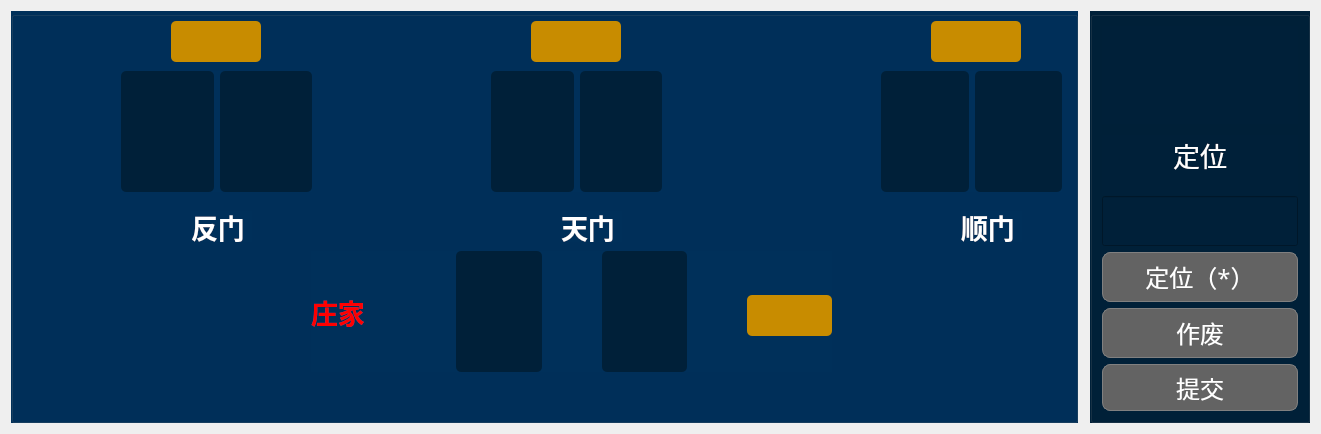
   <widget class="QWidget" name="layoutWidget">
    <property name="geometry">
     <rect>
      <x>20</x>
      <y>490</y>
      <width>1321</width>
      <height>434</height>
     </rect>
    </property>
    <layout class="QHBoxLayout" name="horizontalLayout_19">
     <item>
      <widget class="QGroupBox" name="groupBox_4">
       <property name="enabled">
        <bool>true</bool>
       </property>
       <property name="maximumSize">
        <size>
         <width>1481</width>
         <height>511</height>
        </size>
       </property>
       <property name="font">
        <font>
         <pointsize>22</pointsize>
        </font>
       </property>
       <property name="styleSheet">
        <string notr="true">background-color: rgb(0, 48, 90);</string>
       </property>
       <property name="title">
        <string/>
       </property>
       <widget class="QLabel" name="xian3_result">
        <property name="geometry">
         <rect>
          <x>160</x>
          <y>10</y>
          <width>90</width>
          <height>41</height>
         </rect>
        </property>
        <property name="minimumSize">
         <size>
          <width>81</width>
          <height>41</height>
         </size>
        </property>
        <property name="maximumSize">
         <size>
          <width>120</width>
          <height>60</height>
         </size>
        </property>
        <property name="font">
         <font>
          <pointsize>22</pointsize>
         </font>
        </property>
        <property name="styleSheet">
         <string notr="true">border-radius:5px;
background-color: rgb(200, 140, 0);</string>
        </property>
        <property name="text">
         <string/>
        </property>
        <property name="alignment">
         <set>Qt::AlignCenter</set>
        </property>
       </widget>
       <widget class="QLabel" name="xian2_result">
        <property name="geometry">
         <rect>
          <x>520</x>
          <y>10</y>
          <width>90</width>
          <height>41</height>
         </rect>
        </property>
        <property name="font">
         <font>
          <pointsize>22</pointsize>
         </font>
        </property>
        <property name="styleSheet">
         <string notr="true">border-radius:5px;
background-color: rgb(200, 140, 0);</string>
        </property>
        <property name="text">
         <string/>
        </property>
        <property name="alignment">
         <set>Qt::AlignCenter</set>
        </property>
       </widget>
       <widget class="QWidget" name="layoutWidget_2">
        <property name="geometry">
         <rect>
          <x>480</x>
          <y>60</y>
          <width>171</width>
          <height>121</height>
         </rect>
        </property>
        <layout class="QHBoxLayout" name="horizontalLayout_8">
         <item>
          <widget class="QLabel" name="two_two_pic">
           <property name="minimumSize">
            <size>
             <width>67</width>
             <height>99</height>
            </size>
           </property>
           <property name="styleSheet">
            <string notr="true">border-radius:5px;
background-color: rgb(0, 32, 57);</string>
           </property>
           <property name="text">
            <string/>
           </property>
          </widget>
         </item>
         <item>
          <widget class="QLabel" name="two_one_pic">
           <property name="minimumSize">
            <size>
             <width>67</width>
             <height>99</height>
            </size>
           </property>
           <property name="styleSheet">
            <string notr="true">border-radius:5px;
background-color: rgb(0, 32, 57);</string>
           </property>
           <property name="text">
            <string/>
           </property>
          </widget>
         </item>
        </layout>
       </widget>
       <widget class="QLabel" name="xian1_result">
        <property name="geometry">
         <rect>
          <x>920</x>
          <y>10</y>
          <width>90</width>
          <height>41</height>
         </rect>
        </property>
        <property name="font">
         <font>
          <pointsize>22</pointsize>
         </font>
        </property>
        <property name="styleSheet">
         <string notr="true">border-radius:5px;
background-color: rgb(200, 140, 0);</string>
        </property>
        <property name="text">
         <string/>
        </property>
        <property name="alignment">
         <set>Qt::AlignCenter</set>
        </property>
       </widget>
       <widget class="QWidget" name="layoutWidget_4">
        <property name="geometry">
         <rect>
          <x>870</x>
          <y>60</y>
          <width>181</width>
          <height>121</height>
         </rect>
        </property>
        <layout class="QHBoxLayout" name="horizontalLayout_11">
         <item>
          <widget class="QLabel" name="one_two_pic">
           <property name="minimumSize">
            <size>
             <width>67</width>
             <height>99</height>
            </size>
           </property>
           <property name="styleSheet">
            <string notr="true">border-radius:5px;
background-color: rgb(0, 32, 57);</string>
           </property>
           <property name="text">
            <string/>
           </property>
          </widget>
         </item>
         <item>
          <widget class="QLabel" name="one_one_pic">
           <property name="minimumSize">
            <size>
             <width>67</width>
             <height>99</height>
            </size>
           </property>
           <property name="styleSheet">
            <string notr="true">border-radius:5px;
background-color: rgb(0, 32, 57);</string>
           </property>
           <property name="text">
            <string/>
           </property>
          </widget>
         </item>
        </layout>
       </widget>
       <widget class="QLabel" name="label_xian3">
        <property name="geometry">
         <rect>
          <x>180</x>
          <y>200</y>
          <width>61</width>
          <height>31</height>
         </rect>
        </property>
        <property name="font">
         <font>
          <pointsize>20</pointsize>
          <weight>75</weight>
          <bold>true</bold>
         </font>
        </property>
        <property name="styleSheet">
         <string notr="true">color: rgb(255, 255, 255);</string>
        </property>
        <property name="text">
         <string>反门</string>
        </property>
       </widget>
       <widget class="QLabel" name="label_xian2">
        <property name="geometry">
         <rect>
          <x>550</x>
          <y>200</y>
          <width>61</width>
          <height>31</height>
         </rect>
        </property>
        <property name="font">
         <font>
          <pointsize>20</pointsize>
          <weight>75</weight>
          <bold>true</bold>
         </font>
        </property>
        <property name="styleSheet">
         <string notr="true">color: rgb(255, 255, 255);</string>
        </property>
        <property name="text">
         <string>天门</string>
        </property>
       </widget>
       <widget class="QLabel" name="label_xian1">
        <property name="geometry">
         <rect>
          <x>950</x>
          <y>200</y>
          <width>61</width>
          <height>31</height>
         </rect>
        </property>
        <property name="font">
         <font>
          <pointsize>20</pointsize>
          <weight>75</weight>
          <bold>true</bold>
         </font>
        </property>
        <property name="styleSheet">
         <string notr="true">color: rgb(255, 255, 255);</string>
        </property>
        <property name="text">
         <string>顺门</string>
        </property>
       </widget>
       <widget class="QWidget" name="layoutWidget">
        <property name="geometry">
         <rect>
          <x>300</x>
          <y>240</y>
          <width>521</width>
          <height>121</height>
         </rect>
        </property>
        <layout class="QHBoxLayout" name="horizontalLayout_18">
         <property name="spacing">
          <number>60</number>
         </property>
         <item>
          <widget class="QLabel" name="label_zhuang">
           <property name="font">
            <font>
             <pointsize>20</pointsize>
             <weight>75</weight>
             <bold>true</bold>
            </font>
           </property>
           <property name="styleSheet">
            <string notr="true">color: rgb(255, 0, 0);</string>
           </property>
           <property name="text">
            <string>庄家</string>
           </property>
          </widget>
         </item>
         <item>
          <widget class="QLabel" name="zhuang_two_pic">
           <property name="minimumSize">
            <size>
             <width>77</width>
             <height>119</height>
            </size>
           </property>
           <property name="styleSheet">
            <string notr="true">border-radius:5px;
background-color: rgb(0, 32, 57);</string>
           </property>
           <property name="text">
            <string/>
           </property>
          </widget>
         </item>
         <item>
          <widget class="QLabel" name="zhuang_one_pic">
           <property name="minimumSize">
            <size>
             <width>77</width>
             <height>119</height>
            </size>
           </property>
           <property name="styleSheet">
            <string notr="true">border-radius:5px;
background-color: rgb(0, 32, 57);</string>
           </property>
           <property name="text">
            <string/>
           </property>
          </widget>
         </item>
         <item>
          <widget class="QLabel" name="zhuang_result">
           <property name="minimumSize">
            <size>
             <width>81</width>
             <height>41</height>
            </size>
           </property>
           <property name="maximumSize">
            <size>
             <width>91</width>
             <height>32</height>
            </size>
           </property>
           <property name="font">
            <font>
             <pointsize>22</pointsize>
            </font>
           </property>
           <property name="styleSheet">
            <string notr="true">border-radius:5px;
background-color: rgb(200, 140, 0);</string>
           </property>
           <property name="text">
            <string/>
           </property>
           <property name="alignment">
            <set>Qt::AlignCenter</set>
           </property>
          </widget>
         </item>
        </layout>
       </widget>
       <widget class="QWidget" name="layoutWidget">
        <property name="geometry">
         <rect>
          <x>110</x>
          <y>60</y>
          <width>191</width>
          <height>121</height>
         </rect>
        </property>
        <layout class="QHBoxLayout" name="horizontalLayout_6">
         <item>
          <widget class="QLabel" name="three_two_pic">
           <property name="minimumSize">
            <size>
             <width>67</width>
             <height>99</height>
            </size>
           </property>
           <property name="styleSheet">
            <string notr="true">border-radius:5px;
background-color: rgb(0, 32, 57);</string>
           </property>
           <property name="text">
            <string/>
           </property>
          </widget>
         </item>
         <item>
          <widget class="QLabel" name="three_one_pic">
           <property name="minimumSize">
            <size>
             <width>67</width>
             <height>99</height>
            </size>
           </property>
           <property name="styleSheet">
            <string notr="true">border-radius:5px;
background-color: rgb(0, 32, 57);</string>
           </property>
           <property name="text">
            <string/>
           </property>
          </widget>
         </item>
        </layout>
       </widget>
      </widget>
     </item>
     <item>
      <widget class="QLineEdit" name="lineEdit">
       <property name="maximumSize">
        <size>
         <width>0</width>
         <height>0</height>
        </size>
       </property>
       <property name="cursor">
        <cursorShape>BlankCursor</cursorShape>
       </property>
      </widget>
     </item>
     <item>
      <widget class="QGroupBox" name="groupBox_5">
       <property name="maximumSize">
        <size>
         <width>220</width>
         <height>511</height>
        </size>
       </property>
       <property name="styleSheet">
        <string notr="true">background-color: rgb(0, 32, 57);</string>
       </property>
       <property name="title">
        <string/>
       </property>
       <layout class="QVBoxLayout" name="verticalLayout_4">
        <item>
         <widget class="QLabel" name="label_locate">
          <property name="maximumSize">
           <size>
            <width>200</width>
            <height>200</height>
           </size>
          </property>
          <property name="font">
           <font>
            <pointsize>32</pointsize>
            <weight>75</weight>
            <bold>true</bold>
           </font>
          </property>
          <property name="styleSheet">
           <string notr="true">color: rgb(255, 255, 255);</string>
          </property>
          <property name="text">
           <string>&lt;html&gt;&lt;head/&gt;&lt;body&gt;&lt;p&gt;&lt;br/&gt;&lt;/p&gt;&lt;/body&gt;&lt;/html&gt;</string>
          </property>
          <property name="alignment">
           <set>Qt::AlignCenter</set>
          </property>
         </widget>
        </item>
        <item>
         <widget class="QLabel" name="label">
          <property name="minimumSize">
           <size>
            <width>0</width>
            <height>60</height>
           </size>
          </property>
          <property name="maximumSize">
           <size>
            <width>16777215</width>
            <height>50</height>
           </size>
          </property>
          <property name="font">
           <font>
            <pointsize>20</pointsize>
           </font>
          </property>
          <property name="layoutDirection">
           <enum>Qt::LeftToRight</enum>
          </property>
          <property name="styleSheet">
           <string notr="true">color: rgb(255, 255, 255);</string>
          </property>
          <property name="text">
           <string>定位</string>
          </property>
          <property name="alignment">
           <set>Qt::AlignHCenter|Qt::AlignTop</set>
          </property>
          <property name="textInteractionFlags">
           <set>Qt::LinksAccessibleByMouse</set>
          </property>
         </widget>
        </item>
        <item>
         <widget class="QLineEdit" name="lineEdit_2">
          <property name="enabled">
           <bool>true</bool>
          </property>
          <property name="minimumSize">
           <size>
            <width>0</width>
            <height>50</height>
           </size>
          </property>
          <property name="font">
           <font>
            <pointsize>20</pointsize>
           </font>
          </property>
          <property name="styleSheet">
           <string notr="true">color: rgb(255, 255, 255);</string>
          </property>
          <property name="text">
           <string/>
          </property>
          <property name="alignment">
           <set>Qt::AlignCenter</set>
          </property>
         </widget>
        </item>
        <item>
         <widget class="QPushButton" name="button_locate">
          <property name="enabled">
           <bool>false</bool>
          </property>
          <property name="minimumSize">
           <size>
            <width>120</width>
            <height>50</height>
           </size>
          </property>
          <property name="maximumSize">
           <size>
            <width>200</width>
            <height>70</height>
           </size>
          </property>
          <property name="font">
           <font>
            <family>方正粗黑宋简体</family>
            <pointsize>18</pointsize>
           </font>
          </property>
          <property name="styleSheet">
           <string notr="true">QPushButton{color: rgb(255, 255, 255);background:rgb(180, 45, 55);border:1px solid grey; border-radius: 8px;}
QPushButton:hover{border-color:rgb(139,170,105)}
QPushButton:pressed{border-color:gray;background-color: rgb(114, 58, 62);}
QPushButton:disabled{border-color:gray;background-color: rgb(99, 99, 99);
}</string>
          </property>
          <property name="text">
           <string>定位（*）</string>
          </property>
          <property name="shortcut">
           <string>*</string>
          </property>
         </widget>
        </item>
        <item>
         <widget class="QPushButton" name="button_useless">
          <property name="enabled">
           <bool>false</bool>
          </property>
          <property name="minimumSize">
           <size>
            <width>120</width>
            <height>50</height>
           </size>
          </property>
          <property name="maximumSize">
           <size>
            <width>200</width>
            <height>70</height>
           </size>
          </property>
          <property name="font">
           <font>
            <family>方正粗黑宋简体</family>
            <pointsize>18</pointsize>
            <weight>50</weight>
            <bold>false</bold>
           </font>
          </property>
          <property name="styleSheet">
           <string notr="true">QPushButton{color: rgb(255, 255, 255);background:rgb(180, 45, 55);border:1px solid grey; border-radius: 8px;}
QPushButton:hover{border-color:rgb(139,170,105)}
QPushButton:pressed{border-color:gray;background-color: rgb(114, 58, 62);}
QPushButton:disabled{border-color:gray;background-color: rgb(99, 99, 99);
}</string>
          </property>
          <property name="text">
           <string>作废</string>
          </property>
         </widget>
        </item>
        <item>
         <widget class="QPushButton" name="button_summit">
          <property name="enabled">
           <bool>false</bool>
          </property>
          <property name="minimumSize">
           <size>
            <width>120</width>
            <height>40</height>
           </size>
          </property>
          <property name="maximumSize">
           <size>
            <width>200</width>
            <height>70</height>
           </size>
          </property>
          <property name="font">
           <font>
            <family>方正粗黑宋简体</family>
            <pointsize>18</pointsize>
           </font>
          </property>
          <property name="styleSheet">
           <string notr="true">QPushButton{color: rgb(255, 255, 255);background:rgb(50, 73, 138);border:1px solid grey; border-radius: 8px;}
QPushButton:hover{border-color:rgb(139,170,105)}
QPushButton:pressed{border-color:gray;background-color:rgb(54, 65, 97);}
QPushButton:disabled{border-color:gray;background-color: rgb(99, 99, 99);
}</string>
          </property>
          <property name="text">
           <string>提交</string>
          </property>
         </widget>
        </item>
       </layout>
      </widget>
     </item>
    </layout>
   </widget>
